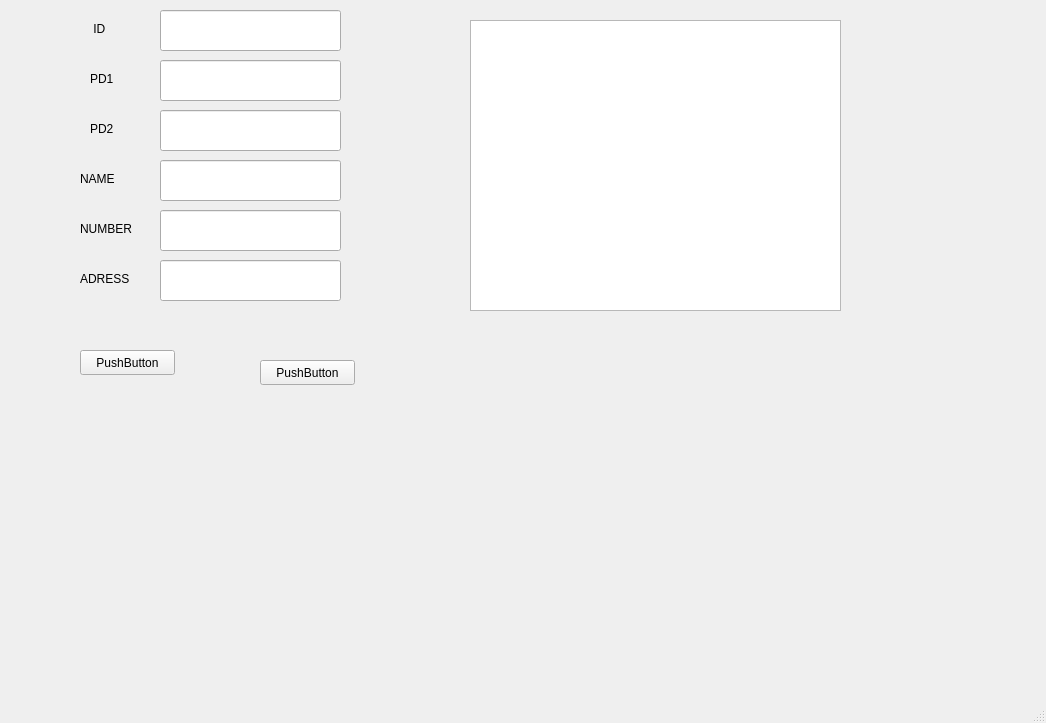
<?xml version="1.0" encoding="UTF-8"?>
<ui version="4.0">
 <class>MainWindow</class>
 <widget class="QMainWindow" name="MainWindow">
  <property name="geometry">
   <rect>
    <x>0</x>
    <y>0</y>
    <width>1046</width>
    <height>723</height>
   </rect>
  </property>
  <property name="windowTitle">
   <string>MainWindow</string>
  </property>
  <widget class="QWidget" name="centralwidget">
   <widget class="QPushButton" name="pushButton">
    <property name="geometry">
     <rect>
      <x>80</x>
      <y>350</y>
      <width>95</width>
      <height>25</height>
     </rect>
    </property>
    <property name="text">
     <string>PushButton</string>
    </property>
   </widget>
   <widget class="QPushButton" name="pushButton_2">
    <property name="geometry">
     <rect>
      <x>260</x>
      <y>360</y>
      <width>95</width>
      <height>25</height>
     </rect>
    </property>
    <property name="text">
     <string>PushButton</string>
    </property>
   </widget>
   <widget class="QListView" name="listView">
    <property name="geometry">
     <rect>
      <x>470</x>
      <y>20</y>
      <width>371</width>
      <height>291</height>
     </rect>
    </property>
   </widget>
   <widget class="QLineEdit" name="lineEdit">
    <property name="geometry">
     <rect>
      <x>160</x>
      <y>10</y>
      <width>181</width>
      <height>41</height>
     </rect>
    </property>
   </widget>
   <widget class="QLabel" name="label">
    <property name="geometry">
     <rect>
      <x>90</x>
      <y>20</y>
      <width>67</width>
      <height>17</height>
     </rect>
    </property>
    <property name="text">
     <string> ID</string>
    </property>
   </widget>
   <widget class="QLabel" name="label_2">
    <property name="geometry">
     <rect>
      <x>90</x>
      <y>70</y>
      <width>67</width>
      <height>17</height>
     </rect>
    </property>
    <property name="text">
     <string>PD1</string>
    </property>
   </widget>
   <widget class="QLabel" name="label_3">
    <property name="geometry">
     <rect>
      <x>80</x>
      <y>170</y>
      <width>67</width>
      <height>17</height>
     </rect>
    </property>
    <property name="text">
     <string>NAME</string>
    </property>
   </widget>
   <widget class="QLabel" name="label_4">
    <property name="geometry">
     <rect>
      <x>80</x>
      <y>220</y>
      <width>67</width>
      <height>17</height>
     </rect>
    </property>
    <property name="text">
     <string>NUMBER</string>
    </property>
   </widget>
   <widget class="QLabel" name="label_5">
    <property name="geometry">
     <rect>
      <x>90</x>
      <y>120</y>
      <width>67</width>
      <height>17</height>
     </rect>
    </property>
    <property name="text">
     <string>PD2</string>
    </property>
   </widget>
   <widget class="QLabel" name="label_6">
    <property name="geometry">
     <rect>
      <x>80</x>
      <y>270</y>
      <width>67</width>
      <height>17</height>
     </rect>
    </property>
    <property name="text">
     <string>ADRESS</string>
    </property>
   </widget>
   <widget class="QLineEdit" name="lineEdit_2">
    <property name="geometry">
     <rect>
      <x>160</x>
      <y>60</y>
      <width>181</width>
      <height>41</height>
     </rect>
    </property>
   </widget>
   <widget class="QLineEdit" name="lineEdit_3">
    <property name="geometry">
     <rect>
      <x>160</x>
      <y>260</y>
      <width>181</width>
      <height>41</height>
     </rect>
    </property>
   </widget>
   <widget class="QLineEdit" name="lineEdit_4">
    <property name="geometry">
     <rect>
      <x>160</x>
      <y>210</y>
      <width>181</width>
      <height>41</height>
     </rect>
    </property>
   </widget>
   <widget class="QLineEdit" name="lineEdit_5">
    <property name="geometry">
     <rect>
      <x>160</x>
      <y>160</y>
      <width>181</width>
      <height>41</height>
     </rect>
    </property>
   </widget>
   <widget class="QLineEdit" name="lineEdit_6">
    <property name="geometry">
     <rect>
      <x>160</x>
      <y>110</y>
      <width>181</width>
      <height>41</height>
     </rect>
    </property>
   </widget>
  </widget>
  <widget class="QMenuBar" name="menubar">
   <property name="geometry">
    <rect>
     <x>0</x>
     <y>0</y>
     <width>1046</width>
     <height>27</height>
    </rect>
   </property>
  </widget>
  <widget class="QStatusBar" name="statusbar"/>
 </widget>
 <resources/>
 <connections/>
</ui>
